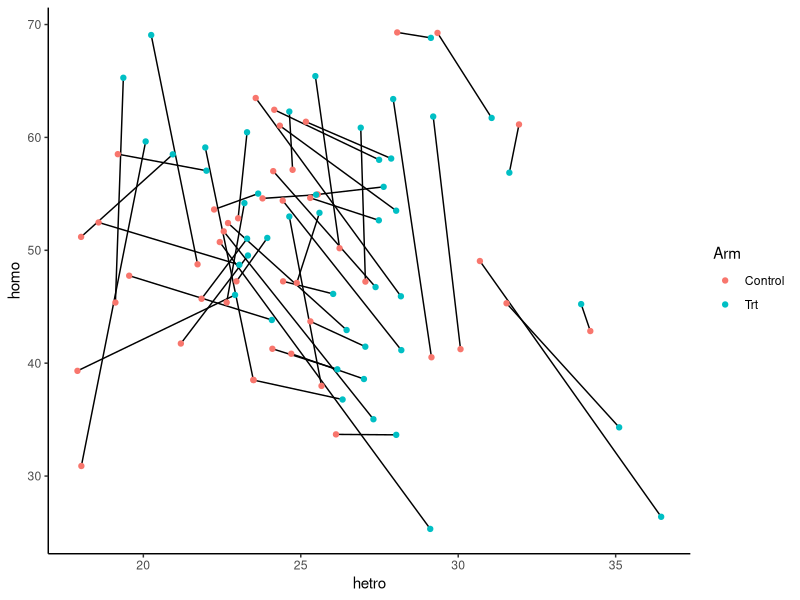

R code for this plot:
## ---- chunk 1
library(MatchIt)
library(tidyverse)

# In this we are using simulating some effects
set.seed(124)
n <- 100
data <- data.frame(
  arm = sample(0:1, n, replace = TRUE), 
  homo = rnorm(n, mean = 50, sd = 10),
  hetro = rnorm(n, mean = 25, sd = 4)
)%>% 
  mutate(total=hetro+homo)

# Perform full matching
m.out <- matchit(arm ~ homo + hetro,
                 data = data,
                 method = "nearest",
                 ratio = 1,
                 replace = FALSE)

# Summary
# summary(m.out)

# Get matched data with subclass info
matched_data <- match.data(m.out)

# # View first few rows of matched data
# head(matched_data)

# Show who is matched together (by subclass)
matched_groups <- matched_data %>%
  select(subclass, arm, everything()) %>%
  arrange(subclass)%>% 
  mutate(arm=if_else(arm==1, "Trt", "Control"))
# View matched groups
# print(matched_groups, n = 20)


matched_groups %>%
  ggplot(aes(x = hetro, y = homo, group = subclass, colour=arm)) +
  geom_line(color = "black") +
  geom_point()+
  labs(colour="Arm")+
  theme_classic()


## ---- chunk 2
matched_groups %>% 
  dplyr::select(subclass, total, arm) %>% 
  pivot_wider(names_from = arm, values_from = total) %>% 
  mutate(effect=Trt-Control) %>% 
  head()
